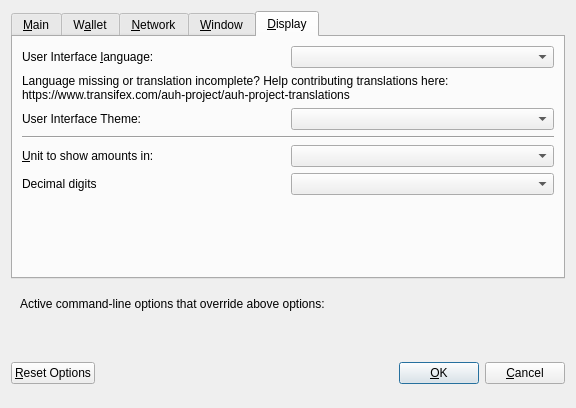
<?xml version="1.0" encoding="UTF-8"?>
<ui version="4.0">
 <class>OptionsDialog</class>
 <widget class="QDialog" name="OptionsDialog">
  <property name="geometry">
   <rect>
    <x>0</x>
    <y>0</y>
    <width>576</width>
    <height>408</height>
   </rect>
  </property>
  <property name="windowTitle">
   <string>Options</string>
  </property>
  <property name="modal">
   <bool>true</bool>
  </property>
  <layout class="QVBoxLayout" name="verticalLayout">
   <item>
    <widget class="QTabWidget" name="tabWidget">
     <property name="currentIndex">
      <number>4</number>
     </property>
     <widget class="QWidget" name="tabMain">
      <attribute name="title">
       <string>&amp;Main</string>
      </attribute>
      <layout class="QVBoxLayout" name="verticalLayout_Main">
       <item>
        <widget class="QCheckBox" name="bitcoinAtStartup">
         <property name="toolTip">
          <string>Automatically start AUH after logging in to the system.</string>
         </property>
         <property name="text">
          <string>&amp;Start AUH on system login</string>
         </property>
        </widget>
       </item>
       <item>
        <widget class="QCheckBox" name="logEvents">
         <property name="text">
          <string>Enable  log &amp;events</string>
         </property>
        </widget>
       </item>
       <item>
        <layout class="QHBoxLayout" name="horizontalLayout_2_Main">
         <item>
          <widget class="QLabel" name="databaseCacheLabel">
           <property name="text">
            <string>Size of &amp;database cache</string>
           </property>
           <property name="textFormat">
            <enum>Qt::PlainText</enum>
           </property>
           <property name="buddy">
            <cstring>databaseCache</cstring>
           </property>
          </widget>
         </item>
         <item>
          <widget class="QSpinBox" name="databaseCache"/>
         </item>
         <item>
          <widget class="QLabel" name="databaseCacheUnitLabel">
           <property name="text">
            <string>MB</string>
           </property>
           <property name="textFormat">
            <enum>Qt::PlainText</enum>
           </property>
          </widget>
         </item>
         <item>
          <spacer name="horizontalSpacer_2_Main">
           <property name="orientation">
            <enum>Qt::Horizontal</enum>
           </property>
           <property name="sizeHint" stdset="0">
            <size>
             <width>40</width>
             <height>20</height>
            </size>
           </property>
          </spacer>
         </item>
        </layout>
       </item>
       <item>
        <layout class="QHBoxLayout" name="horizontalLayout_3_Main">
         <item>
          <widget class="QLabel" name="threadsScriptVerifLabel">
           <property name="text">
            <string>Number of script &amp;verification threads</string>
           </property>
           <property name="textFormat">
            <enum>Qt::PlainText</enum>
           </property>
           <property name="buddy">
            <cstring>threadsScriptVerif</cstring>
           </property>
          </widget>
         </item>
         <item>
          <widget class="QSpinBox" name="threadsScriptVerif">
           <property name="toolTip">
            <string>(0 = auto, &lt;0 = leave that many cores free)</string>
           </property>
          </widget>
         </item>
         <item>
          <spacer name="horizontalSpacer_3_Main">
           <property name="orientation">
            <enum>Qt::Horizontal</enum>
           </property>
           <property name="sizeHint" stdset="0">
            <size>
             <width>40</width>
             <height>20</height>
            </size>
           </property>
          </spacer>
         </item>
        </layout>
       </item>
       <item>
        <layout class="QHBoxLayout" name="horizontalLayout_5_Main"/>
       </item>
       <item>
        <spacer name="verticalSpacer_Main">
         <property name="orientation">
          <enum>Qt::Vertical</enum>
         </property>
         <property name="sizeHint" stdset="0">
          <size>
           <width>20</width>
           <height>40</height>
          </size>
         </property>
        </spacer>
       </item>
       <item>
        <layout class="QHBoxLayout" name="horizontalLayout_4_Main">
         <item>
          <widget class="QLabel" name="label">
           <property name="toolTip">
            <string>This setting determines the amount of individual masternodes that an input will be anonymized through.&lt;br/&gt;More rounds of anonymization gives a higher degree of privacy, but also costs more in fees.</string>
           </property>
           <property name="text">
            <string>Darksend rounds to use</string>
           </property>
          </widget>
         </item>
         <item>
          <widget class="QSpinBox" name="darksendRounds">
           <property name="minimum">
            <number>2</number>
           </property>
           <property name="maximum">
            <number>8</number>
           </property>
           <property name="value">
            <number>4</number>
           </property>
          </widget>
         </item>
        </layout>
       </item>
       <item>
        <spacer name="verticalSpacer_Main1">
         <property name="orientation">
          <enum>Qt::Vertical</enum>
         </property>
         <property name="sizeHint" stdset="0">
          <size>
           <width>20</width>
           <height>40</height>
          </size>
         </property>
        </spacer>
       </item>
       <item>
        <layout class="QHBoxLayout" name="horizontalLayout">
         <item>
          <widget class="QLabel" name="label_2">
           <property name="toolTip">
            <string>This amount acts as a threshold to turn off Darksend once it's reached.</string>
           </property>
           <property name="statusTip">
            <string notr="true"/>
           </property>
           <property name="whatsThis">
            <string notr="true"/>
           </property>
           <property name="accessibleName">
            <string notr="true"/>
           </property>
           <property name="accessibleDescription">
            <string notr="true"/>
           </property>
           <property name="text">
            <string>Amount of AUH to keep anonymized</string>
           </property>
          </widget>
         </item>
         <item>
          <widget class="QSpinBox" name="anonymizeAuh">
           <property name="minimum">
            <number>100</number>
           </property>
           <property name="maximum">
            <number>100000</number>
           </property>
           <property name="singleStep">
            <number>100</number>
           </property>
           <property name="value">
            <number>1000</number>
           </property>
          </widget>
         </item>
        </layout>
       </item>
      </layout>
     </widget>
     <widget class="QWidget" name="tabWallet">
      <attribute name="title">
       <string>W&amp;allet</string>
      </attribute>
      <layout class="QVBoxLayout" name="verticalLayout_Wallet">
       <item>
        <widget class="QGroupBox" name="groupBox">
         <property name="title">
          <string>Expert</string>
         </property>
         <layout class="QVBoxLayout" name="verticalLayout_2">
          <item>
           <widget class="QCheckBox" name="coinControlFeatures">
            <property name="toolTip">
             <string>Whether to show coin control features or not.</string>
            </property>
            <property name="text">
             <string>Enable coin &amp;control features</string>
            </property>
           </widget>
          </item>
          <item>
           <widget class="QCheckBox" name="showMasternodesTab">
            <property name="toolTip">
             <string>Show additional tab listing all your masternodes in first sub-tab&lt;br/&gt;and all masternodes on the network in second sub-tab.</string>
            </property>
            <property name="text">
             <string>Show Masternodes Tab</string>
            </property>
           </widget>
          </item>
          <item>
           <widget class="QCheckBox" name="spendZeroConfChange">
            <property name="toolTip">
             <string>If you disable the spending of unconfirmed change, the change from a transaction&lt;br/&gt;cannot be used until that transaction has at least one confirmation.&lt;br/&gt;This also affects how your balance is computed.</string>
            </property>
            <property name="text">
             <string>&amp;Spend unconfirmed change</string>
            </property>
           </widget>
          </item>
          <item>
           <widget class="QCheckBox" name="zeroBalanceAddressToken">
            <property name="text">
             <string>Enable &amp;zero balance for receiver token address</string>
            </property>
           </widget>
          </item>
          <item>
           <widget class="QCheckBox" name="notUseChangeAddress">
            <property name="text">
             <string>Don't use change &amp;address</string>
            </property>
           </widget>
          </item>
         </layout>
        </widget>
       </item>
      </layout>
     </widget>
     <widget class="QWidget" name="tabNetwork">
      <attribute name="title">
       <string>&amp;Network</string>
      </attribute>
      <layout class="QVBoxLayout" name="verticalLayout_Network">
       <item>
        <widget class="QCheckBox" name="mapPortUpnp">
         <property name="toolTip">
          <string>Automatically open the AUH client port on the router. This only works when your router supports UPnP and it is enabled.</string>
         </property>
         <property name="text">
          <string>Map port using &amp;UPnP</string>
         </property>
        </widget>
       </item>
       <item>
        <widget class="QCheckBox" name="allowIncoming">
         <property name="toolTip">
          <string>Accept connections from outside</string>
         </property>
         <property name="text">
          <string>Allow incoming connections</string>
         </property>
        </widget>
       </item>
       <item>
        <widget class="QCheckBox" name="connectSocks">
         <property name="toolTip">
          <string>Connect to the AUH network through a SOCKS5 proxy.</string>
         </property>
         <property name="text">
          <string>&amp;Connect through SOCKS5 proxy (default proxy):</string>
         </property>
        </widget>
       </item>
       <item>
        <layout class="QHBoxLayout" name="horizontalLayout_1_Network">
         <item>
          <widget class="QLabel" name="proxyIpLabel">
           <property name="text">
            <string>Proxy &amp;IP:</string>
           </property>
           <property name="textFormat">
            <enum>Qt::PlainText</enum>
           </property>
           <property name="buddy">
            <cstring>proxyIp</cstring>
           </property>
          </widget>
         </item>
         <item>
          <widget class="QValidatedLineEdit" name="proxyIp">
           <property name="minimumSize">
            <size>
             <width>140</width>
             <height>0</height>
            </size>
           </property>
           <property name="maximumSize">
            <size>
             <width>140</width>
             <height>16777215</height>
            </size>
           </property>
           <property name="toolTip">
            <string>IP address of the proxy (e.g. IPv4: 127.0.0.1 / IPv6: ::1)</string>
           </property>
          </widget>
         </item>
         <item>
          <widget class="QLabel" name="proxyPortLabel">
           <property name="text">
            <string>&amp;Port:</string>
           </property>
           <property name="textFormat">
            <enum>Qt::PlainText</enum>
           </property>
           <property name="buddy">
            <cstring>proxyPort</cstring>
           </property>
          </widget>
         </item>
         <item>
          <widget class="QLineEdit" name="proxyPort">
           <property name="minimumSize">
            <size>
             <width>55</width>
             <height>0</height>
            </size>
           </property>
           <property name="maximumSize">
            <size>
             <width>55</width>
             <height>16777215</height>
            </size>
           </property>
           <property name="toolTip">
            <string>Port of the proxy (e.g. 9050)</string>
           </property>
          </widget>
         </item>
         <item>
          <spacer name="horizontalSpacer_1_Network">
           <property name="orientation">
            <enum>Qt::Horizontal</enum>
           </property>
           <property name="sizeHint" stdset="0">
            <size>
             <width>40</width>
             <height>20</height>
            </size>
           </property>
          </spacer>
         </item>
        </layout>
       </item>
       <item>
        <spacer name="verticalSpacer_Network">
         <property name="orientation">
          <enum>Qt::Vertical</enum>
         </property>
         <property name="sizeHint" stdset="0">
          <size>
           <width>20</width>
           <height>40</height>
          </size>
         </property>
        </spacer>
       </item>
      </layout>
     </widget>
     <widget class="QWidget" name="tabWindow">
      <attribute name="title">
       <string>&amp;Window</string>
      </attribute>
      <layout class="QVBoxLayout" name="verticalLayout_Window">
       <item>
        <widget class="QCheckBox" name="minimizeToTray">
         <property name="toolTip">
          <string>Show only a tray icon after minimizing the window.</string>
         </property>
         <property name="text">
          <string>&amp;Minimize to the tray instead of the taskbar</string>
         </property>
        </widget>
       </item>
       <item>
        <widget class="QCheckBox" name="minimizeOnClose">
         <property name="toolTip">
          <string>Minimize instead of exit the application when the window is closed. When this option is enabled, the application will be closed only after selecting Quit in the menu.</string>
         </property>
         <property name="text">
          <string>M&amp;inimize on close</string>
         </property>
        </widget>
       </item>
       <item>
        <spacer name="verticalSpacer_Window">
         <property name="orientation">
          <enum>Qt::Vertical</enum>
         </property>
         <property name="sizeHint" stdset="0">
          <size>
           <width>20</width>
           <height>40</height>
          </size>
         </property>
        </spacer>
       </item>
      </layout>
     </widget>
     <widget class="QWidget" name="tabDisplay">
      <attribute name="title">
       <string>&amp;Display</string>
      </attribute>
      <layout class="QVBoxLayout" name="verticalLayout_Display">
       <item>
        <layout class="QHBoxLayout" name="horizontalLayout_1_Display">
         <item>
          <widget class="QLabel" name="langLabel">
           <property name="text">
            <string>User Interface &amp;language:</string>
           </property>
           <property name="textFormat">
            <enum>Qt::PlainText</enum>
           </property>
           <property name="buddy">
            <cstring>lang</cstring>
           </property>
          </widget>
         </item>
         <item>
          <widget class="QValueComboBox" name="lang">
           <property name="toolTip">
            <string>The user interface language can be set here. This setting will take effect after restarting AUH.</string>
           </property>
          </widget>
         </item>
        </layout>
       </item>
       <item>
        <widget class="QLabel" name="label_3">
         <property name="toolTip">
          <string notr="true"/>
         </property>
         <property name="statusTip">
          <string notr="true"/>
         </property>
         <property name="whatsThis">
          <string notr="true"/>
         </property>
         <property name="accessibleName">
          <string notr="true"/>
         </property>
         <property name="text">
          <string>Language missing or translation incomplete? Help contributing translations here:
https://www.transifex.com/auh-project/auh-project-translations</string>
         </property>
         <property name="wordWrap">
          <bool>true</bool>
         </property>
         <property name="openExternalLinks">
          <bool>true</bool>
         </property>
         <property name="textInteractionFlags">
          <set>Qt::TextBrowserInteraction</set>
         </property>
        </widget>
       </item>
       <item>
        <layout class="QHBoxLayout" name="horizontalLayout_4_Display" stretch="0,0">
         <item>
          <widget class="QLabel" name="themeLabel">
           <property name="text">
            <string>User Interface Theme:</string>
           </property>
          </widget>
         </item>
         <item>
          <widget class="QValueComboBox" name="theme"/>
         </item>
        </layout>
       </item>
       <item>
        <widget class="Line" name="line">
         <property name="orientation">
          <enum>Qt::Horizontal</enum>
         </property>
        </widget>
       </item>
       <item>
        <layout class="QHBoxLayout" name="horizontalLayout_2_Display">
         <item>
          <widget class="QLabel" name="unitLabel">
           <property name="text">
            <string>&amp;Unit to show amounts in:</string>
           </property>
           <property name="textFormat">
            <enum>Qt::PlainText</enum>
           </property>
           <property name="buddy">
            <cstring>unit</cstring>
           </property>
          </widget>
         </item>
         <item>
          <widget class="QValueComboBox" name="unit">
           <property name="toolTip">
            <string>Choose the default subdivision unit to show in the interface and when sending coins.</string>
           </property>
          </widget>
         </item>
        </layout>
       </item>
       <item>
        <layout class="QHBoxLayout" name="horizontalLayout_5_Display">
         <item>
          <widget class="QLabel" name="digitsLabel">
           <property name="text">
            <string>Decimal digits</string>
           </property>
          </widget>
         </item>
         <item>
          <widget class="QValueComboBox" name="digits"/>
         </item>
        </layout>
       </item>
       <item>
        <spacer name="verticalSpacer">
         <property name="orientation">
          <enum>Qt::Vertical</enum>
         </property>
         <property name="sizeHint" stdset="0">
          <size>
           <width>20</width>
           <height>40</height>
          </size>
         </property>
        </spacer>
       </item>
      </layout>
     </widget>
    </widget>
   </item>
   <item>
    <widget class="QFrame" name="frame">
     <layout class="QVBoxLayout" name="verticalLayout_Bottom">
      <item>
       <layout class="QHBoxLayout" name="horizontalLayout_Bottom">
        <item>
         <widget class="QLabel" name="overriddenByCommandLineInfoLabel">
          <property name="text">
           <string>Active command-line options that override above options:</string>
          </property>
          <property name="textFormat">
           <enum>Qt::PlainText</enum>
          </property>
         </widget>
        </item>
        <item>
         <spacer name="horizontalSpacer_Bottom">
          <property name="orientation">
           <enum>Qt::Horizontal</enum>
          </property>
          <property name="sizeHint" stdset="0">
           <size>
            <width>40</width>
            <height>20</height>
           </size>
          </property>
         </spacer>
        </item>
       </layout>
      </item>
      <item>
       <widget class="QLabel" name="overriddenByCommandLineLabel">
        <property name="text">
         <string/>
        </property>
        <property name="textFormat">
         <enum>Qt::PlainText</enum>
        </property>
        <property name="wordWrap">
         <bool>true</bool>
        </property>
       </widget>
      </item>
     </layout>
    </widget>
   </item>
   <item>
    <layout class="QHBoxLayout" name="horizontalLayout_Buttons">
     <item>
      <widget class="QPushButton" name="resetButton">
       <property name="toolTip">
        <string>Reset all client options to default.</string>
       </property>
       <property name="text">
        <string>&amp;Reset Options</string>
       </property>
       <property name="autoDefault">
        <bool>false</bool>
       </property>
      </widget>
     </item>
     <item>
      <spacer name="horizontalSpacer_1">
       <property name="orientation">
        <enum>Qt::Horizontal</enum>
       </property>
       <property name="sizeHint" stdset="0">
        <size>
         <width>40</width>
         <height>48</height>
        </size>
       </property>
      </spacer>
     </item>
     <item>
      <widget class="QLabel" name="statusLabel">
       <property name="minimumSize">
        <size>
         <width>200</width>
         <height>0</height>
        </size>
       </property>
       <property name="font">
        <font>
         <weight>75</weight>
         <bold>true</bold>
        </font>
       </property>
       <property name="text">
        <string/>
       </property>
       <property name="textFormat">
        <enum>Qt::PlainText</enum>
       </property>
       <property name="wordWrap">
        <bool>true</bool>
       </property>
      </widget>
     </item>
     <item>
      <spacer name="horizontalSpacer_2">
       <property name="orientation">
        <enum>Qt::Horizontal</enum>
       </property>
       <property name="sizeHint" stdset="0">
        <size>
         <width>40</width>
         <height>48</height>
        </size>
       </property>
      </spacer>
     </item>
     <item>
      <widget class="QPushButton" name="okButton">
       <property name="text">
        <string>&amp;OK</string>
       </property>
       <property name="autoDefault">
        <bool>false</bool>
       </property>
       <property name="default">
        <bool>true</bool>
       </property>
      </widget>
     </item>
     <item>
      <widget class="QPushButton" name="cancelButton">
       <property name="text">
        <string>&amp;Cancel</string>
       </property>
       <property name="autoDefault">
        <bool>false</bool>
       </property>
      </widget>
     </item>
    </layout>
   </item>
  </layout>
 </widget>
 <customwidgets>
  <customwidget>
   <class>QValidatedLineEdit</class>
   <extends>QLineEdit</extends>
   <header>qvalidatedlineedit.h</header>
  </customwidget>
  <customwidget>
   <class>QValueComboBox</class>
   <extends>QComboBox</extends>
   <header>qvaluecombobox.h</header>
  </customwidget>
 </customwidgets>
 <resources/>
 <connections/>
</ui>
